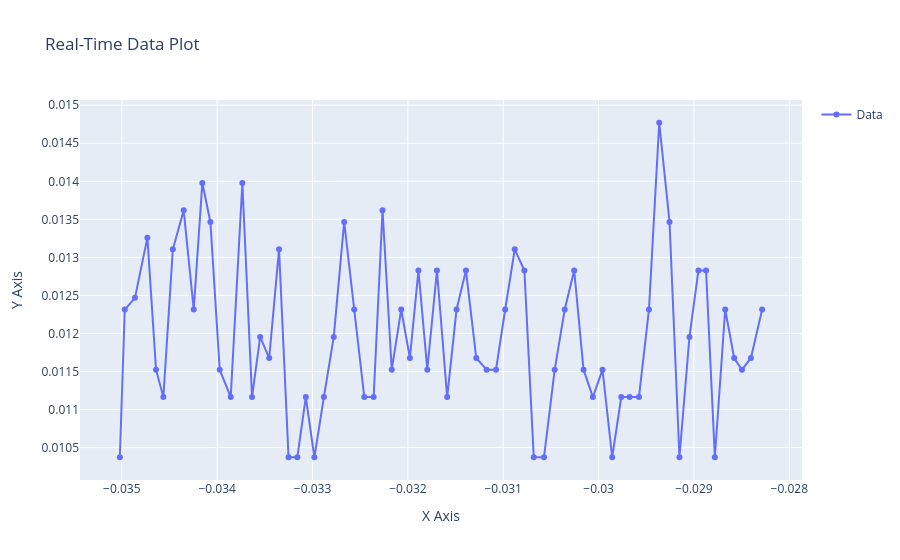

The notebook cell saved with this chart:
### Code cell
import csv
import time
import plotly.graph_objects as go
from IPython.display import display, clear_output

# Function to read new data from the CSV file
def read_new_data():
    new_x = []
    new_y = []
    
    try:
        with open("output.csv", "r") as file:
            reader = csv.reader(file)
            next(reader)  # Skip header

            for line in reader:
                if len(line) == 2:  # Ensure proper format (two columns)
                    try:
                        new_x.append(float(line[0]))
                        new_y.append(float(line[1]))
                    except ValueError as e:
                        print(f"Error parsing line {line}: {e}")
                else:
                    print(f"Skipping malformed line: {line}")

    except IOError as e:
        print(f"Error reading file: {e}")
    except Exception as e:
        print(f"Unexpected error: {e}")

    return new_x, new_y

# Create a figure object
fig = go.Figure()

# Function to update the plot
def update_graph():
    new_x, new_y = read_new_data()

    # Only update the graph if there is new data
    if new_x and new_y:
        # Sort the data based on the x values
        sorted_data = sorted(zip(new_x, new_y))  # Zip the data, sort by x-coordinate

        # Unzip the sorted data back into x and y lists
        new_x, new_y = zip(*sorted_data)  # Unzip sorted pairs back into separate lists
        
        # Convert tuples back to lists
        new_x = list(new_x)
        new_y = list(new_y)

        print(f"Sorted data: {new_x}, {new_y}")
        
        # Clear the previous plot (if any)
        clear_output(wait=True)

        # Update the plot
        fig.data = []  # Clear existing traces
        fig.add_trace(go.Scatter(x=new_x, y=new_y, mode='lines+markers', name='Data'))

        # Customize layout (optional)
        fig.update_layout(
            title="Real-Time Data Plot",
            xaxis_title="X Axis",
            yaxis_title="Y Axis",
            showlegend=True
        )

        # Display the updated figure
        display(fig)

    else:
        print("No new data to update")

# Periodically check for new data every second
while True:
    update_graph()
    time.sleep(0.1)  # Adjust the delay as needed

### Figure 1 — Plotly figure (JSON) as saved in the notebook; plotly's stock layout.template omitted (floating-point values rounded to 4 significant figures)
{"data": [{"mode": "lines+markers", "name": "Data", "type": "scatter", "x": [-0.03502, -0.03497, -0.03486, -0.03473, -0.03464, -0.03456, -0.03447, -0.03435, -0.03425, -0.03416, -0.03407, -0.03397, -0.03386, -0.03374, -0.03363, -0.03355, -0.03345, -0.03335, -0.03325, -0.03316, -0.03307, -0.03298, -0.03288, -0.03278, -0.03267, -0.03256, -0.03246, -0.03236, -0.03227, -0.03217, -0.03207, -0.03198, -0.03189, -0.0318, -0.0317, -0.03159, -0.03149, -0.03139, -0.03128, -0.03117, -0.03108, -0.03098, -0.03088, -0.03078, -0.03068, -0.03057, -0.03046, -0.03036, -0.03026, -0.03016, -0.03006, -0.02996, -0.02986, -0.02976, -0.02967, -0.02958, -0.02947, -0.02936, -0.02926, -0.02915, -0.02905, -0.02895, -0.02887, -0.02878, -0.02867, -0.02858, -0.0285, -0.0284, -0.02828], "y": [0.01037, 0.01231, 0.01247, 0.01326, 0.01152, 0.01116, 0.01311, 0.01362, 0.01231, 0.01398, 0.01347, 0.01152, 0.01116, 0.01398, 0.01116, 0.01196, 0.01168, 0.01311, 0.01037, 0.01037, 0.01116, 0.01037, 0.01116, 0.01196, 0.01347, 0.01231, 0.01116, 0.01116, 0.01362, 0.01152, 0.01231, 0.01168, 0.01283, 0.01152, 0.01283, 0.01116, 0.01231, 0.01283, 0.01168, 0.01152, 0.01152, 0.01231, 0.01311, 0.01283, 0.01037, 0.01037, 0.01152, 0.01231, 0.01283, 0.01152, 0.01116, 0.01152, 0.01037, 0.01116, 0.01116, 0.01116, 0.01231, 0.01477, 0.01347, 0.01037, 0.01196, 0.01283, 0.01283, 0.01037, 0.01231, 0.01168, 0.01152, 0.01168, 0.01231]}], "layout": {"showlegend": true, "title": {"text": "Real-Time Data Plot"}, "xaxis": {"title": {"text": "X Axis"}}, "yaxis": {"title": {"text": "Y Axis"}}}}
